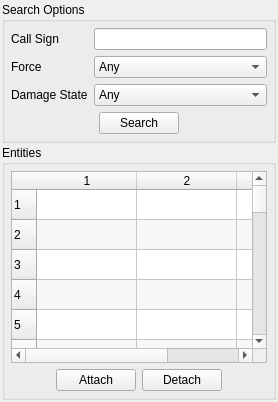
       <widget class="QWidget" name="mControlsSearchTab">
        <attribute name="title">
         <string>Search</string>
        </attribute>
        <layout class="QVBoxLayout">
         <property name="spacing">
          <number>2</number>
         </property>
         <property name="margin">
          <number>2</number>
         </property>
         <item>
          <widget class="QGroupBox" name="mSearchOptionsGroupBox">
           <property name="sizePolicy">
            <sizepolicy hsizetype="Expanding" vsizetype="Minimum">
             <horstretch>0</horstretch>
             <verstretch>0</verstretch>
            </sizepolicy>
           </property>
           <property name="title">
            <string>Search Options</string>
           </property>
           <layout class="QVBoxLayout">
            <property name="spacing">
             <number>4</number>
            </property>
            <property name="margin">
             <number>6</number>
            </property>
            <item>
             <widget class="QWidget" name="verticalLayout_500" native="true">
              <property name="sizePolicy">
               <sizepolicy hsizetype="Preferred" vsizetype="Minimum">
                <horstretch>0</horstretch>
                <verstretch>0</verstretch>
               </sizepolicy>
              </property>
              <layout class="QVBoxLayout">
               <property name="margin">
                <number>0</number>
               </property>
               <item>
                <layout class="QFormLayout" name="formLayout_11">
                 <property name="horizontalSpacing">
                  <number>6</number>
                 </property>
                 <property name="verticalSpacing">
                  <number>6</number>
                 </property>
                 <item row="0" column="0">
                  <widget class="QLabel" name="mSearchCallSignLabel">
                   <property name="text">
                    <string>Call Sign</string>
                   </property>
                   <property name="buddy">
                    <cstring>mSearchCallSignLineEdit</cstring>
                   </property>
                  </widget>
                 </item>
                 <item row="0" column="1">
                  <widget class="QLineEdit" name="mSearchCallSignLineEdit">
                   <property name="toolTip">
                    <string>The call sign of the entity or entities to search for. </string>
                   </property>
                  </widget>
                 </item>
                 <item row="1" column="0">
                  <widget class="QLabel" name="mSearchForceLabel">
                   <property name="text">
                    <string>Force</string>
                   </property>
                   <property name="buddy">
                    <cstring>mSearchForceComboBox</cstring>
                   </property>
                  </widget>
                 </item>
                 <item row="1" column="1">
                  <widget class="QComboBox" name="mSearchForceComboBox">
                   <property name="toolTip">
                    <string>The force of the entity or entities to search for. </string>
                   </property>
                   <property name="currentIndex">
                    <number>5</number>
                   </property>
                   <item>
                    <property name="text">
                     <string>OTHER</string>
                    </property>
                   </item>
                   <item>
                    <property name="text">
                     <string>FRIENDLY</string>
                    </property>
                   </item>
                   <item>
                    <property name="text">
                     <string>OPPOSING</string>
                    </property>
                   </item>
                   <item>
                    <property name="text">
                     <string>NEUTRAL</string>
                    </property>
                   </item>
                   <item>
                    <property name="text">
                     <string>INSURGENT</string>
                    </property>
                   </item>
                   <item>
                    <property name="text">
                     <string>Any</string>
                    </property>
                   </item>
                  </widget>
                 </item>
                 <item row="2" column="0">
                  <widget class="QLabel" name="mSearchDamageStateLabel">
                   <property name="text">
                    <string>Damage State</string>
                   </property>
                   <property name="buddy">
                    <cstring>mSearchDamageStateComboBox</cstring>
                   </property>
                  </widget>
                 </item>
                 <item row="2" column="1">
                  <widget class="QComboBox" name="mSearchDamageStateComboBox">
                   <property name="toolTip">
                    <string>The damage state of the entity or entities to search for. </string>
                   </property>
                   <property name="currentIndex">
                    <number>3</number>
                   </property>
                   <item>
                    <property name="text">
                     <string>No Damage</string>
                    </property>
                   </item>
                   <item>
                    <property name="text">
                     <string>Moderate Damage</string>
                    </property>
                   </item>
                   <item>
                    <property name="text">
                     <string>Destroyed</string>
                    </property>
                   </item>
                   <item>
                    <property name="text">
                     <string>Any</string>
                    </property>
                   </item>
                  </widget>
                 </item>
                </layout>
               </item>
               <item>
                <layout class="QHBoxLayout">
                 <item>
                  <spacer>
                   <property name="orientation">
                    <enum>Qt::Horizontal</enum>
                   </property>
                   <property name="sizeHint" stdset="0">
                    <size>
                     <width>40</width>
                     <height>20</height>
                    </size>
                   </property>
                  </spacer>
                 </item>
                 <item>
                  <widget class="QPushButton" name="mSearchSearchPushButton">
                   <property name="text">
                    <string>Search</string>
                   </property>
                  </widget>
                 </item>
                 <item>
                  <spacer>
                   <property name="orientation">
                    <enum>Qt::Horizontal</enum>
                   </property>
                   <property name="sizeHint" stdset="0">
                    <size>
                     <width>40</width>
                     <height>20</height>
                    </size>
                   </property>
                  </spacer>
                 </item>
                </layout>
               </item>
              </layout>
             </widget>
            </item>
           </layout>
          </widget>
         </item>
         <item>
          <widget class="QGroupBox" name="mSearchEntitiesGroupBox">
           <property name="sizePolicy">
            <sizepolicy hsizetype="Preferred" vsizetype="Preferred">
             <horstretch>0</horstretch>
             <verstretch>10</verstretch>
            </sizepolicy>
           </property>
           <property name="title">
            <string>Entities</string>
           </property>
           <layout class="QVBoxLayout">
            <property name="spacing">
             <number>4</number>
            </property>
            <property name="margin">
             <number>6</number>
            </property>
            <item>
             <widget class="QWidget" name="verticalLayout_" native="true">
              <layout class="QVBoxLayout">
               <property name="margin">
                <number>0</number>
               </property>
               <item>
                <widget class="QWidget" name="verticalLayout_6" native="true">
                 <layout class="QVBoxLayout">
                  <property name="margin">
                   <number>0</number>
                  </property>
                  <item>
                   <layout class="QHBoxLayout">
                    <item>
                     <widget class="QTableWidget" name="mSearchEntityTableWidget">
                      <property name="sizePolicy">
                       <sizepolicy hsizetype="Preferred" vsizetype="Preferred">
                        <horstretch>0</horstretch>
                        <verstretch>0</verstretch>
                       </sizepolicy>
                      </property>
                      <property name="toolTip">
                       <string>Double click a cellor press the Info button for the entity's info.</string>
                      </property>
                      <property name="alternatingRowColors">
                       <bool>true</bool>
                      </property>
                      <property name="selectionMode">
                       <enum>QAbstractItemView::SingleSelection</enum>
                      </property>
                      <property name="selectionBehavior">
                       <enum>QAbstractItemView::SelectRows</enum>
                      </property>
                      <property name="sortingEnabled">
                       <bool>true</bool>
                      </property>
                      <property name="rowCount">
                       <number>100</number>
                      </property>
                      <property name="columnCount">
                       <number>3</number>
                      </property>
                      <row/>
                      <row/>
                      <row/>
                      <row/>
                      <row/>
                      <row/>
                      <row/>
                      <row/>
                      <row/>
                      <row/>
                      <row/>
                      <row/>
                      <row/>
                      <row/>
                      <row/>
                      <row/>
                      <row/>
                      <row/>
                      <row/>
                      <row/>
                      <row/>
                      <row/>
                      <row/>
                      <row/>
                      <row/>
                      <row/>
                      <row/>
                      <row/>
                      <row/>
                      <row/>
                      <row/>
                      <row/>
                      <row/>
                      <row/>
                      <row/>
                      <row/>
                      <row/>
                      <row/>
                      <row/>
                      <row/>
                      <row/>
                      <row/>
                      <row/>
                      <row/>
                      <row/>
                      <row/>
                      <row/>
                      <row/>
                      <row/>
                      <row/>
                      <row/>
                      <row/>
                      <row/>
                      <row/>
                      <row/>
                      <row/>
                      <row/>
                      <row/>
                      <row/>
                      <row/>
                      <row/>
                      <row/>
                      <row/>
                      <row/>
                      <row/>
                      <row/>
                      <row/>
                      <row/>
                      <row/>
                      <row/>
                      <row/>
                      <row/>
                      <row/>
                      <row/>
                      <row/>
                      <row/>
                      <row/>
                      <row/>
                      <row/>
                      <row/>
                      <row/>
                      <row/>
                      <row/>
                      <row/>
                      <row/>
                      <row/>
                      <row/>
                      <row/>
                      <row/>
                      <row/>
                      <row/>
                      <row/>
                      <row/>
                      <row/>
                      <row/>
                      <row/>
                      <row/>
                      <row/>
                      <row/>
                      <row/>
                      <column/>
                      <column/>
                      <column/>
                     </widget>
                    </item>
                   </layout>
                  </item>
                  <item>
                   <layout class="QHBoxLayout">
                    <item>
                     <spacer>
                      <property name="orientation">
                       <enum>Qt::Horizontal</enum>
                      </property>
                      <property name="sizeHint" stdset="0">
                       <size>
                        <width>40</width>
                        <height>20</height>
                       </size>
                      </property>
                     </spacer>
                    </item>
                    <item>
                     <widget class="QPushButton" name="mSearchAttachPushButton">
                      <property name="toolTip">
                       <string>Attach to the currently selected entity - causes the camera to follow the entity as it moves.</string>
                      </property>
                      <property name="text">
                       <string>Attach</string>
                      </property>
                     </widget>
                    </item>
                    <item>
                     <widget class="QPushButton" name="mSearchDetachPushButton">
                      <property name="toolTip">
                       <string>Detach the camera so that it no longer moves with the curren tentity.</string>
                      </property>
                      <property name="text">
                       <string>Detach</string>
                      </property>
                     </widget>
                    </item>
                    <item>
                     <spacer>
                      <property name="orientation">
                       <enum>Qt::Horizontal</enum>
                      </property>
                      <property name="sizeHint" stdset="0">
                       <size>
                        <width>40</width>
                        <height>20</height>
                       </size>
                      </property>
                     </spacer>
                    </item>
                   </layout>
                  </item>
                 </layout>
                </widget>
               </item>
              </layout>
             </widget>
            </item>
           </layout>
          </widget>
         </item>
        </layout>
       </widget>
